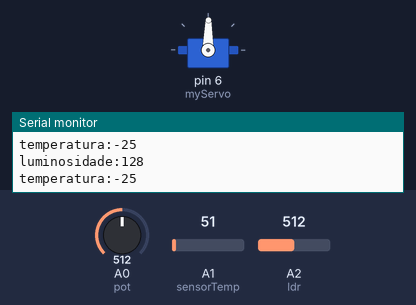
Simulated run of this sketch. Board: Arduino Uno, built with avr-gcc and run on an emulated ATmega328P. Parts: servo, the last lines printed to the serial monitor. Inputs (shaded band) come from the test bench; at power-on: A0 (pot) = 512, A1 (sensorTemp) = 51, A2 (ldr) = 512.

Above: at 1.8 s.
1.9 s: A0 (pot) set to 716
At 3.0 s:
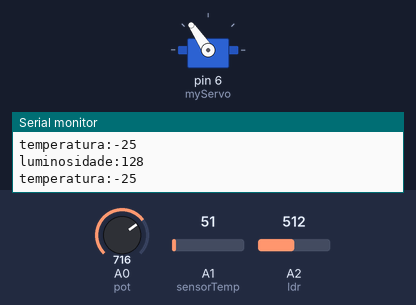
3.5 s: A0 (pot) set to 900
At 4.6 s:
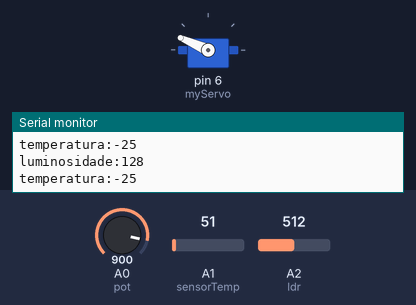
5.5 s: A0 (pot) set to 1023
At 7.2 s:
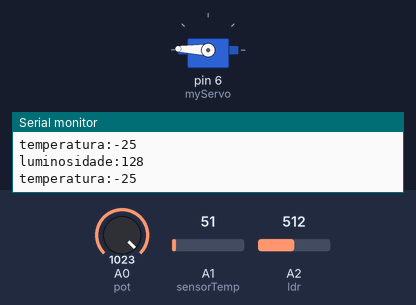
7.5 s: A0 (pot) set to 306
At 9.0 s:
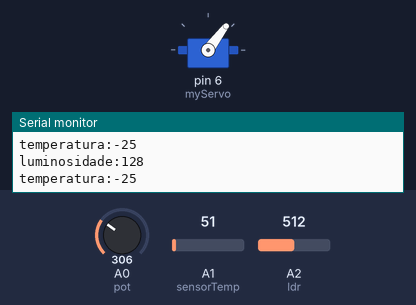
9.5 s: A0 (pot) set to 122
At 10.6 s:
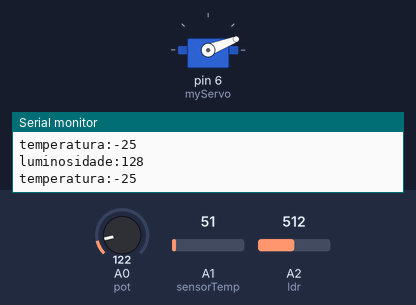
Timing chart, 0 to 12.5 s (numbered marks = the images above; inputs shaded):
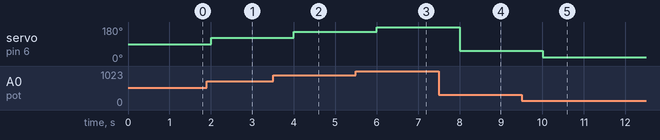

The sketch:

cod_arduino.ino
```cpp
// servo motor
#include<Servo.h>
Servo myServo;

// potenciometro
const byte pot = A0;
short int valor;

// ldr
const byte ldr = A2;
short int valorLdr = 0;
byte valorLdrMapeado = 0;

// temperatura
const short int sensorTemp = A1;
float sensor;
short int temperatura;

void setup(){
  Serial.begin(9600);
  pinMode(ldr,INPUT);
  myServo.attach(6);
}

void loop(){
  lerPotenciometro();
  lerLdr();
  verificarTemperatura();

  myServo.write(valor);

  Serial.print("luminosidade:");
  Serial.println(valorLdrMapeado);

  Serial.print("temperatura:");
  Serial.println(temperatura);

  delay(1000);
}

void lerPotenciometro(){
  valor = analogRead(pot);
  valor = map(valor, 0, 1023, 0, 178);
}

void lerLdr(){
  valorLdr = analogRead(ldr);
  valorLdrMapeado = map(valorLdr, 49, 969, 0, 255);
}

void verificarTemperatura(){
  sensor = analogRead(sensorTemp)-20;
  sensor = sensor*3.04;
  temperatura = map(sensor,0,1023,-40,125);
}
```

Measured:
- after the input at 1.9 s, servo on pin 6 (myServo): 89° → 124° after 0.10 s
- after the input at 3.5 s, servo on pin 6 (myServo): 124° → 156° after 0.51 s
- after the input at 5.5 s, servo on pin 6 (myServo): 156° → 178° after 0.51 s
- after the input at 7.5 s, servo on pin 6 (myServo): 178° → 53° after 0.51 s
- after the input at 9.5 s, servo on pin 6 (myServo): 53° → 21° after 0.51 s
